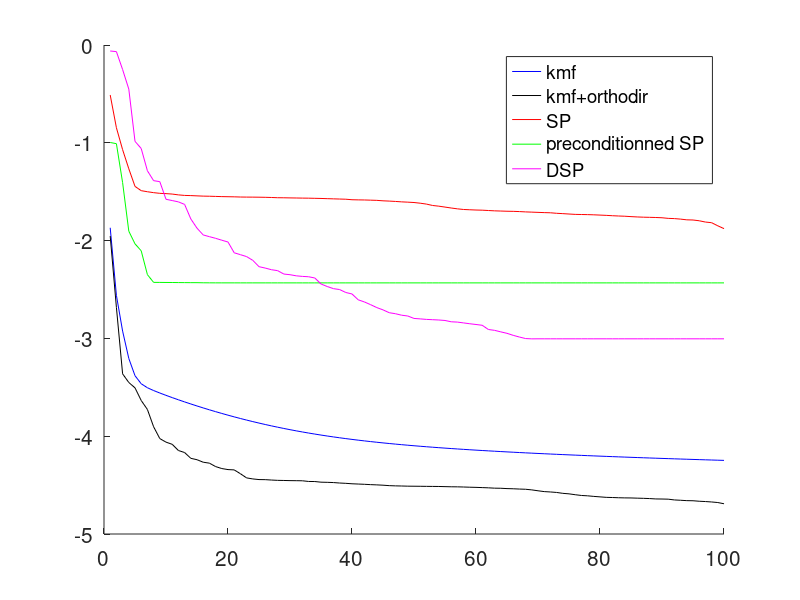

This figure's MATLAB source:
% Plot file

close all
clear all
toto = load('./cvg_kmf.mat');
error_kmf  = toto.error2;
toto = load('./cvg_kmfo.mat');
error_kmfo  = toto.error;
toto = load('./cvg_sp.mat');
error_sp  = toto.error;
toto = load('./cvg_sppp.mat');
error_sppp  = toto.error;
toto = load('./cvg_spd.mat');
error_spd  = toto.error;

hold on
set(gca, 'fontsize', 15);
plot(log10(error_kmf),'Color','blue')
plot(log10(error_kmfo(2:end)),'Color','black')
plot(log10(error_sp(2:end)),'Color','red')
plot(log10(error_sppp(2:end)),'Color','green')
plot(log10(error_spd(2:end)),'Color','magenta')
legend('kmf','kmf+orthodir','SP','preconditionned SP','DSP')